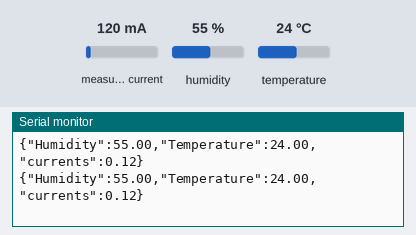
Bench run of a sketch on a simulated Arduino Uno, built with avr-gcc and run on an emulated ATmega328P. Parts: the last lines printed to the serial monitor. Wiring (inferred from the names in the program): DHT11 sensor: data A1. Inputs (shaded band) come from the test bench; at power-on: measured current 120 mA, humidity 55 %, temperature 24 °C.

Above: at 3.1 s.
3.2 s: measured current set to 40 mA
At 4.7 s:
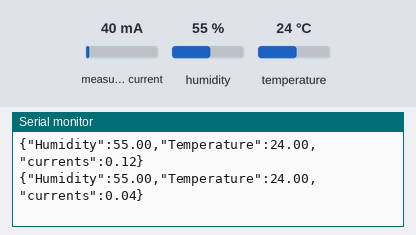
5.6 s: humidity set to 22 %
At 6.5 s:
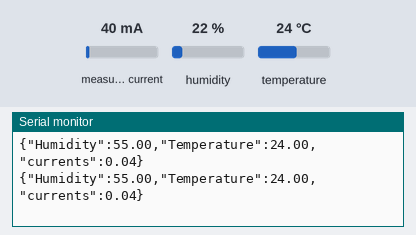
8.0 s: temperature set to 12 °C
At 9.7 s:
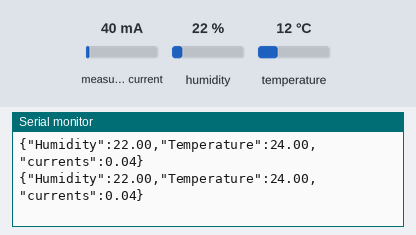
10.4 s: measured current set to 500 mA
At 12.2 s:
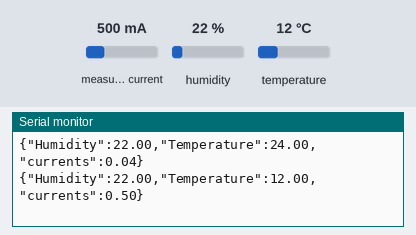
12.8 s: humidity set to 40 %
At 15.5 s:
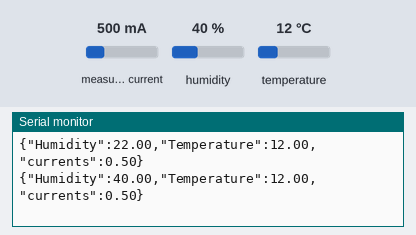
Timing chart, 0 to 16.2 s (numbered marks = the images above; inputs shaded):
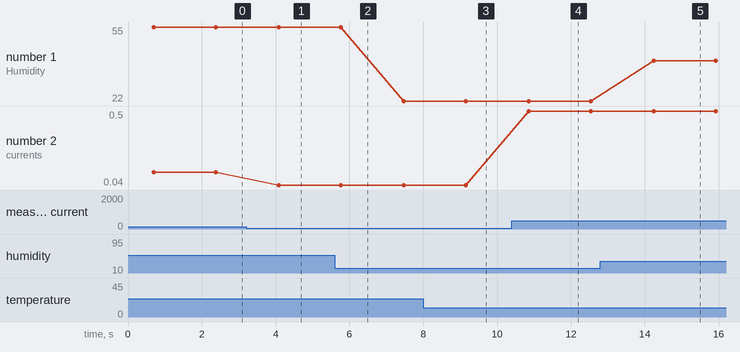

Measured:
- after the input at 3.2 s, the serial monitor: prints a new line after 0.89 s (image 1)
- after the input at 10.4 s, the serial monitor: prints a new line after 0.46 s (image 4)
- after the input at 12.8 s, the serial monitor: prints a new line after 1.4 s (image 5)
- plotted number 1: 55 → 22 after the input at 5.6 s, 22 → 40 after the input at 12.8 s
- plotted number 2: 0.12 → 0.04 after the input at 3.2 s, 0.04 → 0.5 after the input at 10.4 s

The sketch:

Arduinomerge.ino
```cpp
#include "DHT.h"
#include "EmonLib.h"
#define DHTPIN A1
#define DHTTYPE DHT11   // DHT 11
DHT dht(DHTPIN, DHTTYPE);
EnergyMonitor emon1;
void setup()
{
    Serial.begin(9600);
    emon1.current(2, 26);  //Current: input pin, calibration.
    dht.begin(); // dht
}

void loop()
{

    float h = dht.readHumidity();
    float t = dht.readTemperature();
    double Irms = emon1.calcIrms(1480);  // Calculate Irms only

    if (isnan(t) || isnan(h))
    {
        Serial.println("Failed to read from DHT");
    }
    else
    {
        Serial.print("{\"Humidity\":");
        Serial.print(h);
        Serial.print(",\"Temperature\":");
        Serial.print(t);
        //Serial.println("}");
    }
   Serial.print(",\"currents\":");
   Serial.print(Irms);
   Serial.println("}");// Irms
   delay(1000);
}
```
